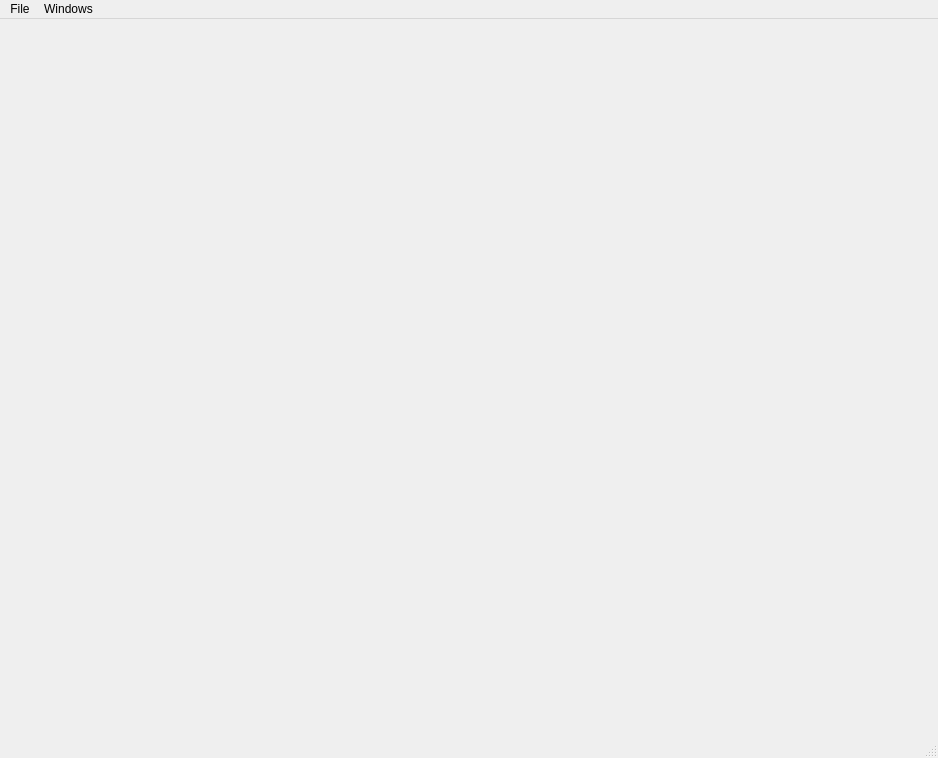
<?xml version="1.0" encoding="UTF-8"?>
<ui version="4.0">
 <class>MainWindow</class>
 <widget class="QMainWindow" name="MainWindow">
  <property name="geometry">
   <rect>
    <x>0</x>
    <y>0</y>
    <width>938</width>
    <height>758</height>
   </rect>
  </property>
  <property name="windowTitle">
   <string>MainWindow</string>
  </property>
  <widget class="QWidget" name="centralwidget">
   <layout class="QVBoxLayout" name="verticalLayout"/>
  </widget>
  <widget class="QMenuBar" name="menubar">
   <property name="geometry">
    <rect>
     <x>0</x>
     <y>0</y>
     <width>938</width>
     <height>21</height>
    </rect>
   </property>
   <widget class="QMenu" name="menuFile">
    <property name="title">
     <string>File</string>
    </property>
    <addaction name="actionOpen_Database"/>
   </widget>
   <widget class="QMenu" name="menuWindows">
    <property name="title">
     <string>Windows</string>
    </property>
    <addaction name="actionQuery_Window"/>
    <addaction name="actionFilm_List"/>
   </widget>
   <addaction name="menuFile"/>
   <addaction name="menuWindows"/>
  </widget>
  <widget class="QStatusBar" name="statusbar"/>
  <action name="actionOpen_Database">
   <property name="text">
    <string>Open Database</string>
   </property>
  </action>
  <action name="actionQuery_Window">
   <property name="text">
    <string>Query Window</string>
   </property>
  </action>
  <action name="actionFilm_List">
   <property name="text">
    <string>Film List</string>
   </property>
  </action>
 </widget>
 <resources/>
 <connections/>
</ui>
